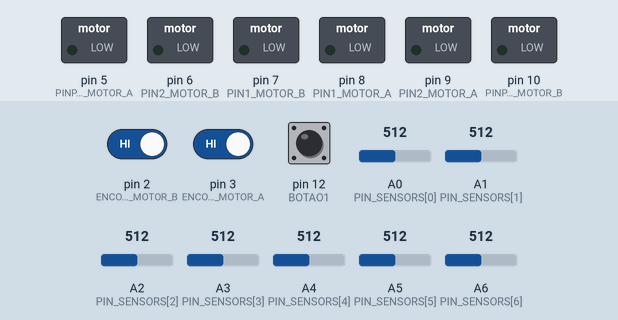
Simulated run of this sketch. Board: Arduino Nano, built with avr-gcc and run on an emulated ATmega328P. Parts: switched loads named in the sketch (green lamp = pin HIGH). The test bench sets the inputs (shaded band); at power-on: pin 12 (BOTAO1) HIGH, A1 (PIN_SENSORS[1]) = 512, A2 (PIN_SENSORS[2]) = 512, pin 2 (ENCODER1_MOTOR_B) HIGH, pin 3 (ENCODER1_MOTOR_A) HIGH, A0 (PIN_SENSORS[0]) = 512, A3 (PIN_SENSORS[3]) = 512, A4 (PIN_SENSORS[4]) = 512, A5 (PIN_SENSORS[5]) = 512, A6 (PIN_SENSORS[6]) = 512. What the sketch prints to the serial monitor is not drawn.

Above: at 1.2 s.
1.3 s: pin 12 (BOTAO1) pulled LOW for 0.15 s
At 2.5 s:
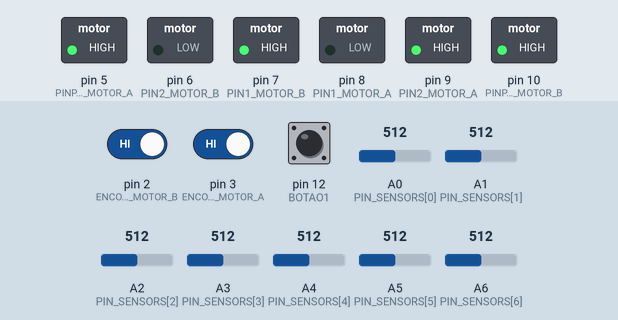
3.3 s: A1 (PIN_SENSORS[1]) set to 689
4.8 s: A1 (PIN_SENSORS[1]) set to 713
At 6.0 s:
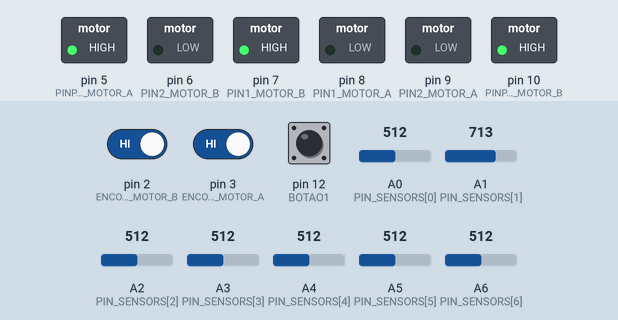
6.3 s: A2 (PIN_SENSORS[2]) set to 683
7.8 s: A2 (PIN_SENSORS[2]) set to 709
At 8.3 s:
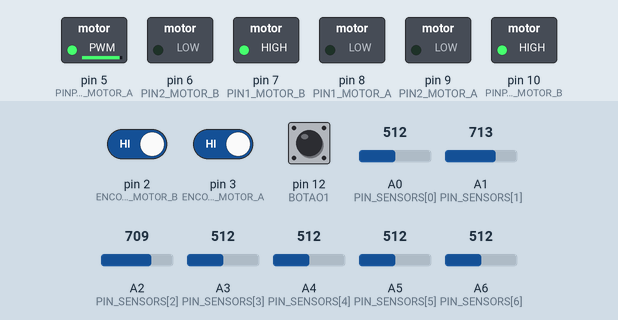
Timing chart, 0 to 10.3 s (numbered marks = the images above; inputs shaded):
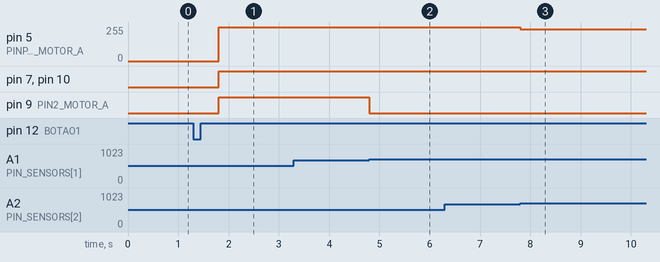

Measured:
- the behaviour switches between 700 and 701 on A1 (PIN_SENSORS[1]) (found by bisection; images 1 and 2)
- after the input at 1.3 s, pin 5 (PINPWM_MOTOR_A): 0/255 → 255/255 after 0.50 s; pin 7 (PIN1_MOTOR_B), pin 9 (PIN2_MOTOR_A), pin 10 (PINPWM_MOTOR_B): LOW → HIGH after 0.50 s
- after the input at 3.3 s, every drawn part: stays the same
- after the input at 4.8 s, pin 9 (PIN2_MOTOR_A): HIGH → LOW at once
- after the input at 6.3 s, every drawn part: stays the same
- after the input at 7.8 s, pin 5 (PINPWM_MOTOR_A): 255/255 → 240/255 at once

The sketch:

SeguidorNRL.ino
```cpp
//#include <MotorEncoderNRL.h>
#include "defines.h"
#include "MotorCtrl.h"
//#include "NADA.h"

void interupA();
void interupB();

MotorCtrl motorA(PIN2_MOTOR_A, PIN1_MOTOR_A, PINPWM_MOTOR_A, ENCODER1_MOTOR_A, -1, ((37 * PI) / 15), interupA);
MotorCtrl motorB(PIN1_MOTOR_B, PIN2_MOTOR_B, PINPWM_MOTOR_B, ENCODER1_MOTOR_B, -1, ((37 * PI) / 15), interupB);

int erro = 0;
int erroAnterior = 0;
int indexCurva = 0, auxCurva = 0, indexInicioFim = 0, auxInicioFim = 0 ;
int auxBotao1 = 0;

void setup() {
	Serial.begin(115200);
	Serial.println("Setup");
 	setupPins();
 	motorA.setKP(1);
  	motorB.setKP(1);
}

void loop() {
	/*motorA.setSpeed(-800);
	motorB.setSpeed(-800);
	Serial.println(motorA.getVel());
	motorA.updateCtrl();
  	motorB.updateCtrl();*/

	atualizaStatus();

    if(STATUS == SEGUINDO){
		//MA.updateVel();
		//MB.updateVel();

		//Serial.println(MA.encod.getDist());
		//delay(50);
		int acao = calculatePID();
		//MA.vel_ref = VEL_MAX + acao;
		//MB.vel_ref = VEL_MAX - acao;
		int speedA = VEL_MAX + acao;
		int speedB = VEL_MAX - acao;
		/*
		if(speedA < 0)
			speedA=0;
		if(speedB < 0)
			speedB=0;*/
		motorA.setSpeed(speedA);
		motorB.setSpeed(speedB);

		/*Serial.print(speedA);
		Serial.print(",");
		Serial.println(speedB);*/

		//Serial.println(acao);

		identificaCurva();
		//inicio_fim(); // <------- DESCOMENTAR PRA PROVA!!

		//Serial.println(digitalRead(BOTAO1));

		motorA.updateCtrl();
  		motorB.updateCtrl();

  		//ajusteVelocidade();
	}
}

void freiaMotor(){
	if(isInArray(indexCurva, CURVA_PARADA)==0){
		Serial.println("Freia");
		digitalWrite(PIN2_MOTOR_A, LOW);
		digitalWrite(PIN1_MOTOR_A, HIGH);
		analogWrite(PINPWM_MOTOR_A, 100);

		digitalWrite(PIN1_MOTOR_B, LOW);
		digitalWrite(PIN2_MOTOR_B, HIGH);
		analogWrite(PINPWM_MOTOR_B, 100);

		delay(100);
	}
}

int isInArray(int val, int array[]){
	int r = 0;
	for(int i=0; i<24; i++){
		if(array[i]==val)
			r=1;
	}
	return r;
}

void atualizaStatus() {
	int b1 = digitalRead(BOTAO1);
	if (b1 == 0 && auxBotao1 == 0) {
		delay(500);
		STATUS = SEGUINDO;
    	auxBotao1 = 1;
    	//Serial.println(indexCurva);
    	//Serial.println("comecou");
    }
    else if (b1 == 1)
    	auxBotao1 = 0;
}

void(* resetFunc) (void) = 0;

void ajusteVelocidade() {
	//VEL_MAX = VEL_CURVA[indexCurva];  // <------- TROCAR PRA i !!
	VEL_MAX = VEL_CURVA[1];  // <------- TROCAR PRA i !!
}

void inicio_fim() {
	int valueSensor = 0;
	if(analogRead(PIN_SENSORS[6]) > LIMIAR_SENSOR) valueSensor = (COR_LINHA == 0)? 1:0;
	else valueSensor = (COR_LINHA == 0)? 0:1;

    if (valueSensor == 1 && auxInicioFim == 0) {
        //indexInicioFim = indexInicioFim + 1;
    	//Serial.println(indexCurva);
    	if(indexInicioFim == (NUM_CRUZAMENTO + 2)){
			STATUS = PARADO;
			//MA.vel_ref = 0;
			//MB.vel_ref = 0;
			//motorA.setSpeed(0);
			//motorB.setSpeed(0);
			//MA.updateVel();
			//MB.updateVel();
			//motorA.updateCtrl();
  			//motorB.updateCtrl();
			//resetFunc();
			delay(200);
			while(1){
				//motorA.setSpeed(0);
				//motorB.setSpeed(0);

				//motorA.updateCtrl();
				//motorB.updateCtrl();
				digitalWrite(PIN1_MOTOR_A, LOW);
                digitalWrite(PIN1_MOTOR_B, LOW);
                digitalWrite(PIN2_MOTOR_A, LOW);
                digitalWrite(PIN2_MOTOR_B, LOW);
                digitalWrite(PINPWM_MOTOR_A, LOW);
        		digitalWrite(PINPWM_MOTOR_B, LOW);
				//Serial.println(indexInicioFim);
			}
    	}
    	//Serial.print("FOI");
    	//Serial.println(indexInicioFim);

    	auxInicioFim = 1;
    }
    else if (valueSensor == 0)
    	auxInicioFim = 0;
}

void identificaCurva() {
	int valueSensor = 0;
	if(analogRead(PIN_SENSORS[0]) > LIMIAR_SENSOR) valueSensor = (COR_LINHA == 0)? 1:0;
	else valueSensor = (COR_LINHA == 0)? 0:1;
    if (valueSensor == 1 && auxCurva == 0) {
    	indexCurva++;
    	auxCurva = 1;
    	//freiaMotor();
    	//Serial.println(indexCurva);
    }
    else if (valueSensor == 0)
    	auxCurva = 0;


    ajusteVelocidade();
}

int calculatePID() {
	int acao, erro = getError();
    int P = erro;
    int I = I + erro;
    int D = erro - erroAnterior;
    acao = (KP*P) + (KI*I) + (KD*D);
	//acao = erro*KP;
    erroAnterior = erro;
	return acao;
}


int getError() {
		/*
		* 1 0 0 0 0
		* 1 1 0 0 0
		* 0 1 0 0 0
		* 0 1 1 0 0
		* 0 0 1 0 0
		* 0 0 1 1 0
		* 0 0 0 1 0
		* 0 0 0 1 1
		* 0 0 0 0 1
		*/

	int valueSensores[7];

	for(int i=0; i<7; i++){
		//Serial.print(analogRead(PIN_SENSORS[i]));
		//Serial.print(",");
		if(analogRead(PIN_SENSORS[i]) > LIMIAR_SENSOR) valueSensores[i] = (COR_LINHA == 0)? 1:0;
		else valueSensores[i] = (COR_LINHA == 0)? 0:1;

		//Serial.print(valueSensores[i]);
		//Serial.print(",");

	}
	//Serial.println("");

	if     (valueSensores[1]==1 && valueSensores[2]==0 && valueSensores[3]==0 && valueSensores[4]==0 && valueSensores[5]==0) erro = -4;
	else if(valueSensores[1]==1 && valueSensores[2]==1 && valueSensores[3]==0 && valueSensores[4]==0 && valueSensores[5]==0) erro = -3;
	else if(valueSensores[1]==0 && valueSensores[2]==1 && valueSensores[3]==0 && valueSensores[4]==0 && valueSensores[5]==0) erro = -2;
	else if(valueSensores[1]==0 && valueSensores[2]==1 && valueSensores[3]==1 && valueSensores[4]==0 && valueSensores[5]==0) erro = -1;
	else if(valueSensores[1]==0 && valueSensores[2]==0 && valueSensores[3]==1 && valueSensores[4]==0 && valueSensores[5]==0) erro =  0;
	else if(valueSensores[1]==0 && valueSensores[2]==0 && valueSensores[3]==1 && valueSensores[4]==1 && valueSensores[5]==0) erro =  1;
	else if(valueSensores[1]==0 && valueSensores[2]==0 && valueSensores[3]==0 && valueSensores[4]==1 && valueSensores[5]==0) erro =  2;
	else if(valueSensores[1]==0 && valueSensores[2]==0 && valueSensores[3]==0 && valueSensores[4]==1 && valueSensores[5]==1) erro =  3;
	else if(valueSensores[1]==0 && valueSensores[2]==0 && valueSensores[3]==0 && valueSensores[4]==0 && valueSensores[5]==1) erro =  4;

	return erro;
}

void setupPins() {
	pinMode(PIN1_MOTOR_A, OUTPUT);
	pinMode(PIN2_MOTOR_A, OUTPUT);
	pinMode(PINPWM_MOTOR_A, OUTPUT);
	pinMode(ENCODER1_MOTOR_A, INPUT);
	pinMode(ENCODER2_MOTOR_A, INPUT);
	pinMode(PIN1_MOTOR_B, OUTPUT);
	pinMode(PIN2_MOTOR_B, OUTPUT);
	pinMode(PINPWM_MOTOR_B, OUTPUT);
	pinMode(ENCODER1_MOTOR_B, INPUT);
	pinMode(ENCODER2_MOTOR_B, INPUT);
	pinMode(BOTAO1, INPUT_PULLUP);
	pinMode(BOTAO2, INPUT_PULLUP);

	for(int i=0;i<7;i++)
		pinMode(PIN_SENSORS[i], INPUT);

	//attachInterrupt(digitalPinToInterrupt(ENCODER1_MOTOR_A), pulsoContA, RISING);
	//attachInterrupt(digitalPinToInterrupt(ENCODER1_MOTOR_B), pulsoContB, RISING);

	//MA.setupPins(PIN1_MOTOR_A, PIN2_MOTOR_A, PINPWM_MOTOR_A);
	//MB.setupPins(PIN1_MOTOR_B, PIN2_MOTOR_B, PINPWM_MOTOR_B);
}
void interupA() {
  motorA.encoderPulse();
}
void interupB() {
  motorB.encoderPulse();
}
```

MotorCtrl.cpp
```cpp
#include <Arduino.h>
#include "MotorCtrl.h"

#define FRENTE true
#define TRAS false

MotorCtrl::PonteH::PonteH(byte pin_enableA, byte pin_enableB, byte pin_PWM)
{
    this->pin_enableA = pin_enableA;
    this->pin_enableB = pin_enableB;
    this->pin_PWM = pin_PWM;
    pinMode(pin_enableA, OUTPUT);
    pinMode(pin_enableB, OUTPUT);
    pinMode(pin_PWM, OUTPUT);
}

MotorCtrl::PonteH::PonteH()
{
}

void MotorCtrl::PonteH::setPot(int p)
{
    //Serial.println(p);
    //Zona morta
    if (abs(p) >= deadZone_PWM)
    {
        if (p > 0)
        { // Inverter Ponte H
            //p=0;
            digitalWrite(pin_enableA, HIGH);
            digitalWrite(pin_enableB, LOW);
        }
        else
        {
            p = -p;
            //Serial.println(p);
            digitalWrite(pin_enableA, LOW);
            digitalWrite(pin_enableB, LOW);
        }
        //Saturação
        p = p > 255 ? 255 : p;
        analogWrite(pin_PWM, p);
    }
    else
    {
        digitalWrite(pin_enableA, LOW);
        digitalWrite(pin_enableB, LOW);
        digitalWrite(pin_PWM, 0);
    }
}

void MotorCtrl::PonteH::setDeadZone(byte deadZone)
{
    this->deadZone_PWM = deadZone;
}

MotorCtrl::Encoder::Encoder(byte pin_sinalA, byte pin_sinalB, int dist_p_pulse, void (*f)())
{

    this->pin_sinalA = pin_sinalA;
    this->dist_p_pulse = dist_p_pulse;
    this->pin_sinalB = pin_sinalB;
    attachInterrupt(digitalPinToInterrupt(pin_sinalA), f, RISING);
    //
    pinMode(pin_sinalA, INPUT_PULLUP);
    if (pin_sinalB != -1)
    {
        typeAB = true;
        pinMode(pin_sinalB, INPUT_PULLUP);
    }
    else
    {
        typeAB = false;
    }
    lastTime[0] = 0;
    lastTime[1] = 0;
    lastTime[2] = 0;
}

MotorCtrl::Encoder::Encoder(byte pin_encoderA, int dist_p_pulse, void (*f)())
{
    Encoder(pin_encoderA, -1, dist_p_pulse, f);
    vel=0;
}

MotorCtrl::Encoder::Encoder()
{
}

void MotorCtrl::Encoder::pulseEncoderA()
{
    bool direction = FRENTE; //inicia com direcao para frente

    if (!typeAB)                                               //Se encoder for tipo AB
        direction = (digitalRead(pin_sinalB)) ? FRENTE : TRAS; //Sinal
                                                               //caso o enconder esteja invertido inverter definições de FRENTE e TRAS

    unsigned long lt = lastTime[0] / 3 + lastTime[1] / 3 + lastTime[2] / 3;
    if (micros()-lt < 500000)
        vel = (double)dist_p_pulse * (1000000.0 / (micros() - lt)); //1000000L transforma microsegundos em segundos
    else
        vel = 0;

    position++;
    // if (direction)
    //     ;
    // else
    // {
    //     vel *= -1;
    //     position -= dist_p_pulse;
    // }

    //Serial.println(vel,DEC);
    // Serial.print(',');
    // Serial.println(0);

    lastTime[pulses % 3] = micros();
    pulses++;
}

long MotorCtrl::Encoder::getVel()
{
    return vel;
}

long MotorCtrl::Encoder::getDist()
{
    return position * dist_p_pulse;
}

MotorCtrl::MotorCtrl(byte pin_enableA, byte pin_enableB, byte pin_PWM, byte pin_encoderA, byte pin_encoderB, int dist_p_pulse, void (*f)())
{
    encod = Encoder(pin_encoderA, pin_encoderB, dist_p_pulse, f);
    ponte = PonteH(pin_enableA, pin_enableB, pin_PWM);
}

void MotorCtrl::updateCtrl()
{
    int erro = speedRef - encod.getVel();
    int acao = kp * erro;
    //Serial.println(encod.getVel());
    ponte.setPot(acao);
}

void MotorCtrl::setKP(int kp)
{
    this->kp = kp;
}

void MotorCtrl::encoderPulse()
{
    encod.pulseEncoderA();
}
```

MotorCtrl.h
```cpp
#include <Arduino.h>

#pragma once

class MotorCtrl
{
  public:
    class PonteH
    {
      private:
        byte pin_enableA;  //ponte h enable A
        byte pin_enableB;  //ponte h enagle B
        byte pin_PWM;      //ponte h PWM
        byte deadZone_PWM; //Zona Morta do motor em PWM
      public:
        /**
         * Construtor que recebe os pinos necessarios.
         */
        PonteH();
        PonteH(byte, byte, byte);
        /**
         * Aciona a ponte com uma potência P até 255. Valores negativos invertem a ponte,
         * valores abaixo da Zona morta são considerados zero(0). Ponte é desligada com valor zero(0).
         */
        void setPot(int P);
        void setDeadZone(byte deadZone);
    };
    class Encoder
    {
      private:
        byte pin_sinalA; //
        byte pin_sinalB; // se for -1 encoder B não é usado
        bool typeAB;
        volatile long position=0;          // (mm)
        unsigned long lastTime[3]; // (us)
        volatile long pulses=0;            // Pulsos somados entre cada leitura
        int dist_p_pulse=0;       // Distancia (mm) por pulso geralmente = (Diametro da Roda * PI)/Numero de Pulsos por volta
        double vel=0;

      public:
      /**
         * Construtor que recebe os pinos necessarios, a função de interrupção do encoder A.
         */
        Encoder();
        Encoder(byte pin_encoderA, byte pin_encoderB, int dist_p_pulse,  void(*f)());
        /**
         * Construtor que recebe os pinos necessarios.
         */
        Encoder(byte pin_encoderA, int dist_p_pulse,  void(*f)());
        void pulseEncoderA();
        long getVel();  // (mm/s)
        long getDist(); // (mm)
    };

    MotorCtrl::PonteH ponte;
    MotorCtrl::Encoder encod;
    int kp; //constante proporcional do controlador
    int speedRef;

  public:
    MotorCtrl(byte pin_enableA, byte pin_enableB, byte pin_PWM, byte pin_encoderA, byte pin_encoderB, int dist_p_pulse,void(*f)());
    void setKP(int kp);
    void updateCtrl();
    void encoderPulse();
    long getVel(){return encod.getVel();}
    long getDist(){return encod.getDist();}
    void setSpeed(int v){ speedRef = v;} //v em (mm/s)
};
```

defines.h
```cpp
#define COR_LINHA 0 // 0 para linha preta e 1 para linha branca

#define SEGUINDO 1 //
#define PARADO 0 //
int STATUS = PARADO;

#define PIN1_MOTOR_A 8
#define PIN2_MOTOR_A 9
#define PINPWM_MOTOR_A 5
#define ENCODER1_MOTOR_A 3
#define ENCODER2_MOTOR_A 3

#define PIN1_MOTOR_B 7
#define PIN2_MOTOR_B 6
#define PINPWM_MOTOR_B 10
#define ENCODER1_MOTOR_B 2
#define ENCODER2_MOTOR_B 2

#define BOTAO1 12
#define BOTAO2 11

#define LIMIAR_SENSOR 700
int PIN_SENSORS[7]={A0,A1,A2,A3,A4,A5,A6};

int VEL_MAX = 2000;

#define KP 180
#define KI 0.1
#define KD 20

#define DIST_PULSO (42 * PI)/15

int CURVA_PARADA[24]={9,10,12,13,14,16,17,18,20,21,22,24,25,26,27,31,33,34,35,36,37,43,44,50};

#define NUM_CRUZAMENTO 1
#define NUM_SEGUIMENTOS 10
int VEL_CURVA[NUM_SEGUIMENTOS] = {
	300,
	300,
	300,
	300,
	300,
	300,
	300,
	300,
	300,
	300
};
```
